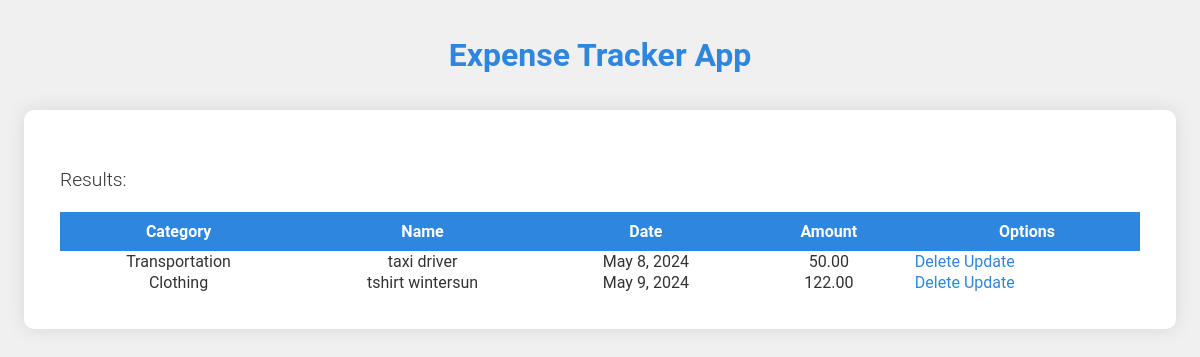
Screenshot of /search/ (signed in) with the database file from the repository.
### core/models.py (models this page shows)
class Expense(models.Model):
    user = models.ForeignKey(User, on_delete=models.CASCADE)
    category = models.CharField(max_length=100)
    name = models.CharField(max_length=100)
    date = models.DateField()
    amount = models.DecimalField(max_digits=10, decimal_places=2)

### core/views.py (the view)
# urls.py: path('search/', views.search_view, name='search'),
def search_view(request):
    query = request.GET.get('query')
    if query:
        fields_to_search = ['name', 'category', 'amount', 'date']
        query_filter = models.Q()
        for field in fields_to_search:
            query_filter |= models.Q(**{f'{field}__icontains': query})
        results = Expense.objects.filter(query_filter, user=request.user)
    else:
        results = Expense.objects.filter(user=request.user)  # Return all expenses if no query
    return render(request, 'search_results.html', {'results': results})

### core/templates/search_results.html (shortened to what this page needs)
<!DOCTYPE html>
<html lang="en">
<head>
        {% load static %}
    <link rel="stylesheet" href="{% static 'core/style.css' %}">
</head>
<body>
    <header>
        <center>
            <h1 class="title">Expense Tracker App</h1>
        </center>
    <header>
    <section class="content">
        <h3 class="secondTitle">Results: </h3>
{% if results %}
        <table class="table">
            <thead>
                <tr>
                    <th>Category</th>
                    <th>Name</th>
                    <th>Date</th>
                    <th>Amount</th>
                    <th>Options</th>
                </tr>
            </thead>
            <tbody id="expenseTable">
        {% for expense in results %}
            <tr>
                <td><center> {{ expense.category }} </center></td>
                <td><center> {{ expense.name }} </center></td>
                <td><center> {{ expense.date }} </center></td>
                <td><center> {{ expense.amount }} </center></td>
                <td>
                    <a href="{% url 'delete_expense' expense.pk %}">Delete</a>
                    <a href="{% url 'edit_expense' expense.pk %}">Update</a>
                </td>
            </tr>
        {% endfor %}
</tbody>
        </table>
{% else %}
    <p>No results found.</p>
{% endif %}
</body>

### core/static/core/style.css (style rules this page uses)
* { margin: 0; font-family: 'Roboto', sans-serif; }
body { background: #f0f0f0; color: #333; }
.title { width: 90%; color: #2e86de; margin: 3% auto; text-align: center; font-size: 2rem; }
.content { width: 90%; margin: 0 auto; background-color: #fff; padding: 3%; border-radius: 10px; box-shadow: 0px 0px 20px rgba(0, 0, 0, 0.1); }
.secondTitle { margin: 2% 0; font-weight: 300; font-size: 1.2rem; }
table { width: 100%; border-collapse: collapse; }
thead { background-color: #2e86de; color: #fff; }
thead th { padding: 10px; }
a { text-decoration: none; color: #2e86de; transition: color 0.3s ease; }

### rows the page displays
Expense: category "Transportation", name "taxi driver", date "May 8, 2024", amount "50.00"
Expense: category "Clothing", name "tshirt wintersun", date "May 9, 2024", amount "122.00"
